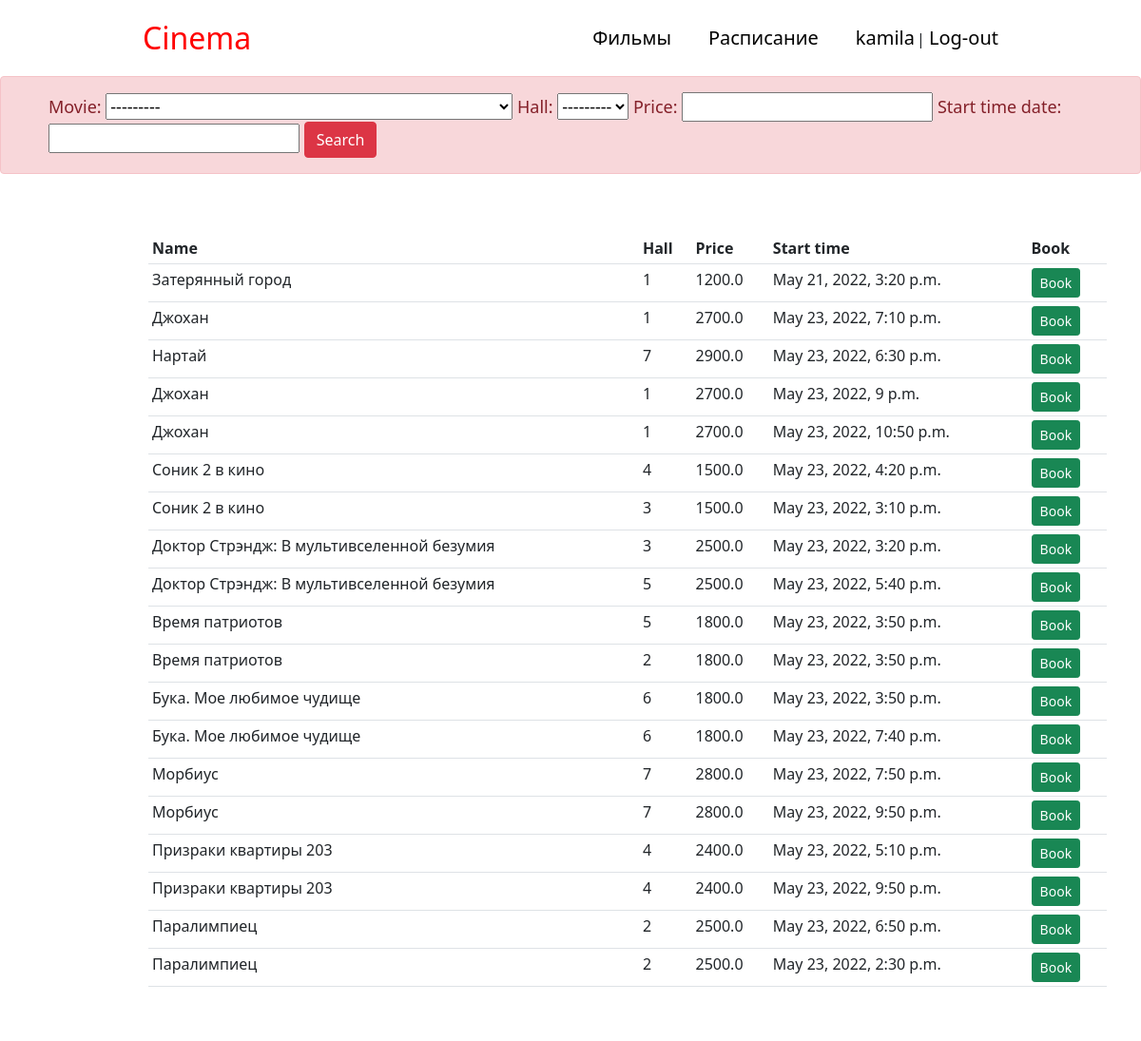
Screenshot of /schedule/ (signed in) with the database file from the repository.
### projectapp/models.py (models this page shows, shortened)
class Movie(models.Model):
    Боевик= 'Боевик'
    Комедия = 'Комедия'
    Приключения= 'Приключения'
    Мультфильм= 'Мультфильм'
    Ужасы= 'Ужасы'
    Спорт= 'Спорт'
    Фантастика= 'Фантастика'
    Фэнтези= 'Фэнтези'
    Триллер='Триллер'
    Детектив= 'Детектив'
    История= 'История'
    ДокументальныйФильм= 'Документальный фильм'
    Семейный= 'Семейный'
    Драма ='Драма'
    genre_in_choices =[
        (Боевик, 'Боевик'),
        (Комедия,'Комедия'),
        (Приключения,'Приключения'),
        (Мультфильм,'Мультфильм'),
        (Ужасы,'Ужасы'),
        (Спорт,'Спорт'),
        (Фантастика,'Фантастика'),
        (Фэнтези,'Фэнтези'),
        (Триллер,'Триллер'),
        (Детектив,'Детектив'),
        (История,'История'),
        (ДокументальныйФильм,'Документальный фильм'),
        (Семейный, 'Семейный'),
        (Драма , 'Драма'),
    ]
    movie_id = models.AutoField(primary_key=True)
    name = models.CharField(max_length=50, null=False)
    image = models.ImageField()#upload_to='movie')
    year = models.IntegerField(_('year'), choices=YEAR_CHOICES, default=datetime.datetime.now().year)
    country = CountryField(multiple=True)
    during_time=models.DurationField()#IntegerField()
    genre = MultiSelectField(
        max_choices=5,
        choices=genre_in_choices,
    )
    description= models.TextField()
    rating = models.DecimalField(decimal_places=2, max_digits=4)#FloatField(default=0.0, validators=[MinValueValidator(0.0), MaxValueValidator(5.0)])
    def __str__(self):
        return self.name
    class Meta:
        ordering=['name']

class Schedule(models.Model):
    schedule_id = models.AutoField(primary_key=True)
    movie = models.ForeignKey(Movie, on_delete=models.CASCADE)
    hall = models.ForeignKey(Hall, on_delete=models.CASCADE)
    price = models.FloatField()
    start_time= models.DateTimeField()
    '''def get_absolute_url(self):
        return reverse('schedule', kwargs={'pk': self.pk})
'''

class Hall(models.Model):
    hall_id= models.AutoField(primary_key=True)
    capacity = models.IntegerField()
    def __str__(self):
        return str(self.hall_id)

### projectapp/views.py (the view)
# urls.py: path('schedule/', views.schedule, name='schedule'),
def schedule(request):
    schedules = Schedule.objects.all()
    myFilter = ScheduleFilter(request.GET,queryset=schedules)
    schedules=myFilter.qs
    context = {'schedules':schedules, 'myFilter':myFilter}
    return render(request,'projectapp/schedule.html',context)

### projectapp/templates/projectapp/schedule.html (shortened to what this page needs)
<!DOCTYPE html>
<html lang="en">
<head>
    <link href="https://cdn.jsdelivr.net/npm/bootstrap@5.1.3/dist/css/bootstrap.min.css" rel="stylesheet">
{% extends 'main/base.html' %}
{% block content %}
</head>
<body>
<div style="margin-left: 0px; " >
<div class="row" style="font-size: 18px;" >
    <div class="col">
        <div class="alert alert-danger" style="padding-left: 50px">
            <form method="get">
                {{myFilter.form}}
                <button class="btn btn-danger" type="submit">Search</button>
            </form>
        </div>
    </div>
</div>
<div class="row">
    <div class="col md">
        <div class="card card-body">
            <table class="table table-sm" style="margin-left: -20px">
                <tr >
                    <th>Name</th>
                    <th>Hall</th>
                    <th>Price</th>
                    <th>Start time</th>
                    <th>Book</th>
                </tr>
                {% for schedule in schedules %}
                <tr >
                    <td>{{schedule.movie}}</td>
                    <td>{{schedule.hall}}</td>
                    <td>{{schedule.price}}</td>
                    <td>{{schedule.start_time}}</td>
                    {% if request.user.is_authenticated %}
                    <td><a class="btn btn-sm btn-success" href="{% url 'reserve' %}">Book</a> </td>
                    {% else %}
                     <td><a class="btn btn-sm btn-danger" href="{% url 'login' %}">Book</a> </td>
                    {% endif %}
                </tr>
                {% endfor %}
            </table>
        </div>
    </div>
</div>
</div>
</html>
{% endblock %}

### main/templates/main/base.html (shortened to what this page needs)
<!DOCTYPE html>
<html lang="en">
<head>
    <link rel="stylesheet" href="https://cdn.jsdelivr.net/npm/bootstrap@5.1.3/dist/css/bootstrap.min.css">
    {% load static %}
    <link rel="stylesheet" href="{% static 'main/css/main.css' %}">
    <link rel="stylesheet" href="https://use.fontawesome.com/releases/v5.8.2/css/all.css">
</head>
<body>
   <aside>
  <div class="navbar" style="height: 80px">
        <a  style="font-size:32px; color: red; margin-left: 150px">Cinema</a>
      <a href="{% url 'today' %}" style="margin-left: 320px">Фильмы</a>
      <a href="{% url 'schedule' %}" style="">Расписание</a>
      <div style="margin-right: 150px">
      {% if request.user.is_authenticated %}
         <a href="" style="margin-right:2px">{{ request.user.username }}</a>|
         <a href="{% url 'logout' %}" >Log-out </a>
        {% else %}  <a href="{%  url 'register' %}" style="margin-left: 2px">Register</a> <span style="font-size: 20px"> |</span>
            <a href="{% url 'login' %}">Log-in</a>
        {% endif %}
  </div>
    </div>
   </aside>
   <main>
        {% block content %}
        {% endblock %}
</body>
</html>

### main/static/main/css/main.css (style rules this page uses)
.navbar { background-color: white; position: sticky; top: 0; }
a { color: black; text-decoration: none; font-size:20px; }
.card { display: flex; flex-wrap:wrap; align-content: space-between; margin-left: 160px; margin-top: 30px; margin-bottom: 25px; border: none; }
* { margin: 0; padding: 0; }

### rows the page displays
Movie: movie "---------"
Schedule: movie "Затерянный город", hall "1", price "1200.0", start_time "May 21, 2022, 3:20 p.m."
Schedule: movie "Джохан", hall "1", price "2700.0", start_time "May 23, 2022, 7:10 p.m."
Schedule: movie "Нартай", hall "7", price "2900.0", start_time "May 23, 2022, 6:30 p.m."
Schedule: movie "Джохан", hall "1", price "2700.0", start_time "May 23, 2022, 9 p.m."
Schedule: movie "Джохан", hall "1", price "2700.0", start_time "May 23, 2022, 10:50 p.m."
Schedule: movie "Соник 2 в кино", hall "4", price "1500.0", start_time "May 23, 2022, 4:20 p.m."
Schedule: movie "Соник 2 в кино", hall "3", price "1500.0", start_time "May 23, 2022, 3:10 p.m."
Schedule: movie "Доктор Стрэндж: В мультивселенной безумия", hall "3", price "2500.0", start_time "May 23, 2022, 3:20 p.m."
Schedule: movie "Доктор Стрэндж: В мультивселенной безумия", hall "5", price "2500.0", start_time "May 23, 2022, 5:40 p.m."
Schedule: movie "Время патриотов", hall "5", price "1800.0", start_time "May 23, 2022, 3:50 p.m."
Schedule: movie "Время патриотов", hall "2", price "1800.0", start_time "May 23, 2022, 3:50 p.m."
Schedule: movie "Бука. Мое любимое чудище", hall "6", price "1800.0", start_time "May 23, 2022, 3:50 p.m."
Schedule: movie "Бука. Мое любимое чудище", hall "6", price "1800.0", start_time "May 23, 2022, 7:40 p.m."
Schedule: movie "Морбиус", hall "7", price "2800.0", start_time "May 23, 2022, 7:50 p.m."
Schedule: movie "Морбиус", hall "7", price "2800.0", start_time "May 23, 2022, 9:50 p.m."
Schedule: movie "Призраки квартиры 203", hall "4", price "2400.0", start_time "May 23, 2022, 5:10 p.m."
Schedule: movie "Призраки квартиры 203", hall "4", price "2400.0", start_time "May 23, 2022, 9:50 p.m."
Schedule: movie "Паралимпиец", hall "2", price "2500.0", start_time "May 23, 2022, 6:50 p.m."
Schedule: movie "Паралимпиец", hall "2", price "2500.0", start_time "May 23, 2022, 2:30 p.m."

### other values shown
{{ request.user.username }} "kamila"
